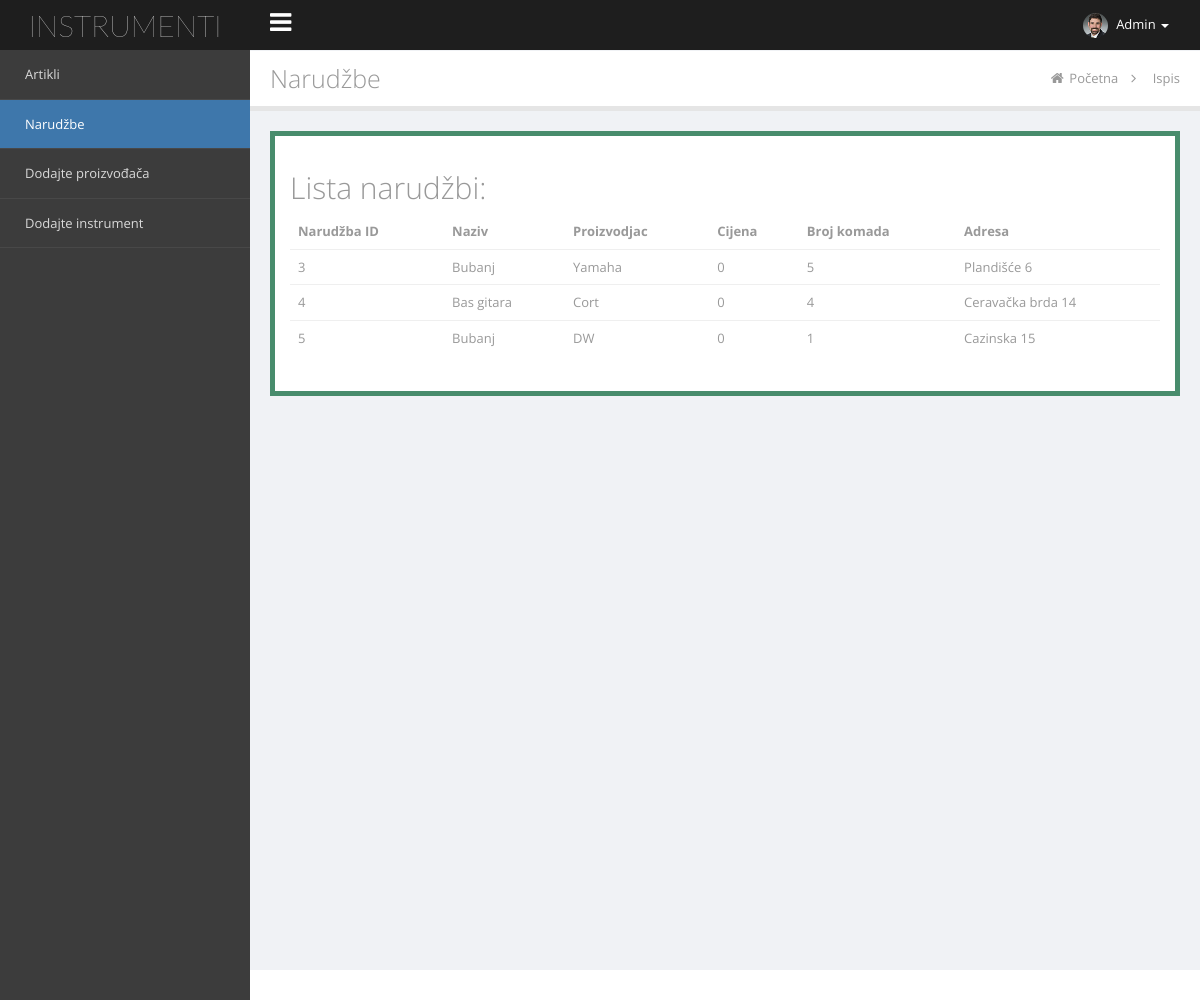
The page /lista_n.php (signed in) on the database its author committed.
### tables this page shows
CREATE TABLE IF NOT EXISTS `narudzba` (
  `narudzba_id` int(11) NOT NULL AUTO_INCREMENT,
  `artikal` int(11) NOT NULL,
  `br_komada` int(11) NOT NULL,
  `adresa` varchar(45) NOT NULL,
  PRIMARY KEY (`narudzba_id`)
);

CREATE TABLE IF NOT EXISTS `instrumenti` (
  `inst_id` int(11) NOT NULL AUTO_INCREMENT,
  `naziv` varchar(45) NOT NULL,
  `proizvodjac` varchar(45) NOT NULL,
  `cijena` int(11) NOT NULL,
  PRIMARY KEY (`inst_id`)
);

### lista_n.php (the view, shortened to what this page needs)
<?php
include "header.php";
?>
                <div id="title-breadcrumb-option-demo" class="page-title-breadcrumb">
                    <div class="page-header pull-left">
                        <div class="page-title">
                            Narudžbe</div>
                    </div>
                    <ol class="breadcrumb page-breadcrumb pull-right">
                        <li><i class="fa fa-home"></i>&nbsp;<a href="pocetna.php">Početna</a>&nbsp;&nbsp;<i class="fa fa-angle-right"></i>&nbsp;&nbsp;</li>
                        <li class="active">Ispis</li>
                    </ol>
                    <div class="clearfix">
                    </div>
                </div>
                <div class="page-content">
                    <div id="tab-general">
                        <div class="row">
                          <div class="col-md-12">
                            <div class="panel panel-green">
                              <div class="panel-body">
<h2>Lista narudžbi:</h2>
<table class="table">
    <thead>
       <tr>
            <th>Narudžba ID</th>
            <th>Naziv</th>
	    <th>Proizvodjac</th>
	    <th>Cijena</th>
            <th>Broj komada</th>
	    <th>Adresa</th>
       </tr>
    </thead>
    <?php
        $sql1="select a.narudzba_id, b.naziv, b.proizvodjac, b.cijena, a.br_komada,a.adresa from narudzba a left join instrumenti b ON a.artikal=b.inst_id";
        $query1=mysql_query($sql1);
        if(mysql_num_rows($query1) > 0){
        while($row = mysql_fetch_array($query1)):
    ?>
        <tr>
            <td><?php echo $row['narudzba_id'] ?></td>
	    <td><?php echo $row['naziv'] ?></td>
	    <td><?php echo $row['proizvodjac'] ?></td>
	    <td><?php echo $row['cijena'] ?></td>
            <td><?php echo $row['br_komada'] ?></td>
            <td><?php echo $row['adresa'] ?></td>
        </tr>
    <?php
            endwhile;
        }
    ?>
</table>
                                </div>
                            </div>
                          </div>
                        </div>
                    </div>
                </div>
<?php
include "footer.php";
?>

### header.php (shortened to what this page needs)
<?php
  $uri   = rtrim(dirname($_SERVER['PHP_SELF']), '/\\');
?>
<!DOCTYPE html>
<html lang="en">
<head>
    <link type="text/css" rel="stylesheet" href="styles/jquery-ui-1.10.4.custom.min.css">
    <link type="text/css" rel="stylesheet" href="styles/font-awesome.min.css">
    <link type="text/css" rel="stylesheet" href="styles/bootstrap.min.css">
    <link type="text/css" rel="stylesheet" href="styles/animate.css">
    <link type="text/css" rel="stylesheet" href="styles/all.css">
    <link type="text/css" rel="stylesheet" href="styles/main.css">
    <link type="text/css" rel="stylesheet" href="styles/style-responsive.css">
    <link type="text/css" rel="stylesheet" href="styles/zabuto_calendar.min.css">
    <link type="text/css" rel="stylesheet" href="styles/pace.css">
    <link type="text/css" rel="stylesheet" href="styles/jquery.news-ticker.css">
</head>
<body>
    <div>
        <div id="header-topbar-option-demo" class="page-header-topbar">
            <nav id="topbar" role="navigation" style="margin-bottom: 0;" data-step="3" class="navbar navbar-default navbar-static-top">
            <div class="navbar-header">
                <a id="logo" href="pocetna.php" class="navbar-brand"><span class="fa fa-rocket"></span><span class="logo-text">INSTRUMENTI</span><span style="display: none" class="logo-text-icon">µ</span></a></div>
                <div class="topbar-main"><a id="menu-toggle" href="#" class="hidden-xs"><i class="fa fa-bars"></i></a>
                <ul class="nav navbar navbar-top-links navbar-right mbn">
                    <li class="dropdown topbar-user"><a data-hover="dropdown" href="#" class="dropdown-toggle"><img src="images/avatar/48.jpg" alt="" class="img-responsive img-circle"/>&nbsp;<span class="hidden-xs"><?php echo ucfirst($_SESSION['korisnik']); ?></span>&nbsp;<span class="caret"></span></a>
                    </li>
                </ul>
            </div>
        </nav>
        </div>
        <div id="wrapper">
            <nav id="sidebar" role="navigation" data-step="2" data-intro="Template has &lt;b&gt;many navigation styles&lt;/b&gt;"
                data-position="right" class="navbar-default navbar-static-side">
                <div class="sidebar-collapse menu-scroll">
                    <ul id="side-menu" class="nav">
                        <?php if($_SESSION['admin'] == 1) { ?>
			<li <?php if($_SERVER["PHP_SELF"] == "$uri/lista.php") echo 'class="active"'; ?> >
                            <a href="lista.php">
                               <span class="menu-title">Artikli</span>
                            </a>
                        </li>
			<li <?php if($_SERVER["PHP_SELF"] == "$uri/lista_n.php") echo 'class="active"'; ?> >
                            <a href="lista_n.php">
                               <span class="menu-title">Narudžbe</span>
                            </a>
                        </li>
                        <li <?php if($_SERVER["PHP_SELF"] == "$uri/proizvodjaci.php") echo 'class="active"'; ?> >
                            <a href="proizvodjaci.php">
                               <span class="menu-title">Dodajte proizvođača</span>
                            </a>
                        </li>
                        <li <?php if($_SERVER["PHP_SELF"] == "$uri/instrumenti.php") echo 'class="active"'; ?> >
                            <a href="instrumenti.php">
                            <span class="menu-title">Dodajte instrument</span>
                            </a>
                        </li>
<?php	}
			?>
                   </ul>
                </div>
            </nav>
            <div id="page-wrapper">

### footer.php (shortened to what this page needs)
                <div id="footer">
                </div>
            </div>
        </div>
    </div>
</body>
</html>

### rows shown on the page
narudzba: narudzba_id "3", instrumenti.naziv "Bubanj", instrumenti.proizvodjac "Yamaha", instrumenti.cijena "0", br_komada "5", adresa "Plandišće 6"
narudzba: narudzba_id "4", instrumenti.naziv "Bas gitara", instrumenti.proizvodjac "Cort", instrumenti.cijena "0", br_komada "4", adresa "Ceravačka brda 14"
narudzba: narudzba_id "5", instrumenti.naziv "Bubanj", instrumenti.proizvodjac "DW", instrumenti.cijena "0", br_komada "1", adresa "Cazinska 15"

### other values the page prints
$_SESSION['korisnik'] "Admin"
